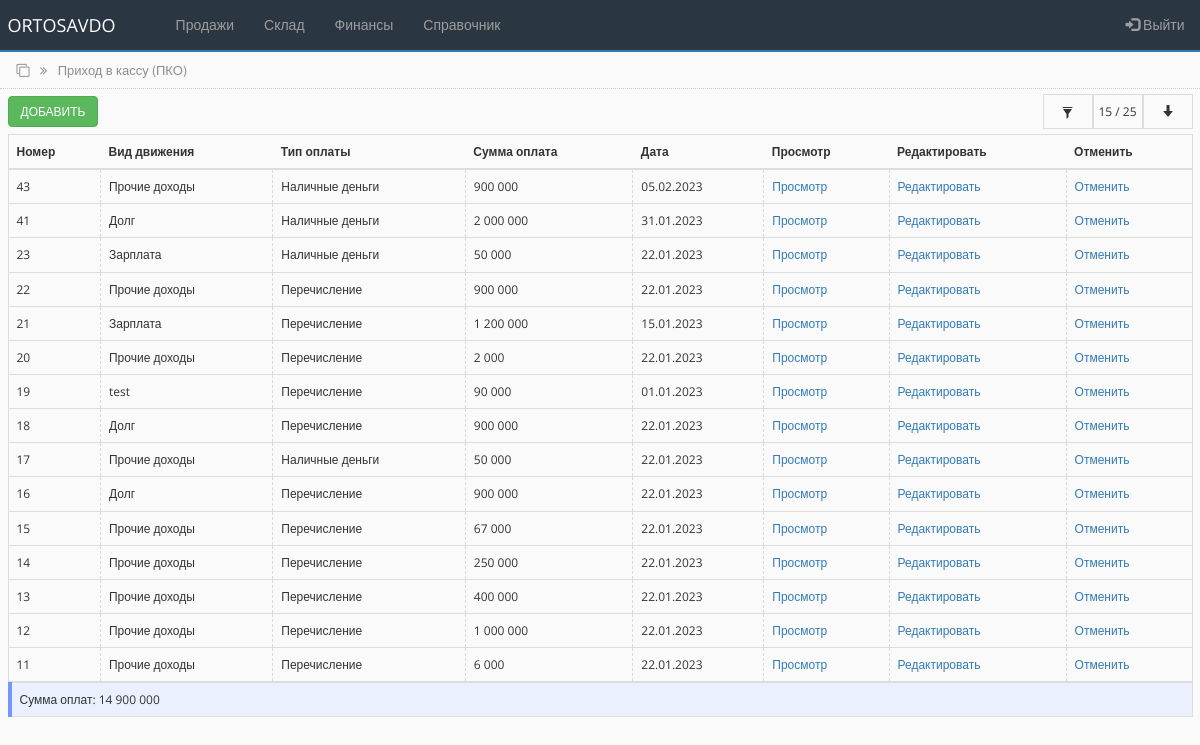
/cash_in.php (signed in), run on the app's committed database.
### tables this page shows
CREATE TABLE `cashbox` (
  `id` int(100) NOT NULL,
  `types_id` varchar(250) NOT NULL,
  `sum_in` int(100) NOT NULL DEFAULT '0',
  `sum_out` int(100) NOT NULL DEFAULT '0',
  `type_payment` varchar(250) NOT NULL,
  `comment` varchar(250) NOT NULL,
  `date_cash` date NOT NULL
);

CREATE TABLE `state_in` (
  `id` int(100) NOT NULL,
  `name` varchar(250) NOT NULL,
  `status_id` int(100) NOT NULL
);

### bot_lib.php (called while the page is built, shortened)
<?php
function get_status_in($connect, $id){
	$query = "SELECT * FROM state_in WHERE id='$id'";
	$result = mysqli_query($connect, $query);
	$state = mysqli_fetch_assoc($result);
	return $state;
}
?>

### cash_in.php (the view, shortened to what this page needs)
<?php
include('settings.php');
include('bot_lib.php');
$query = "SELECT * FROM cashbox WHERE sum_in!='0' ORDER BY id DESC";
$limit = 15;
if (isset($_POST['id_state']) AND isset($_POST['from_date']) AND isset($_POST['to_date'])) {
   $id_state = $_POST['id_state'];
   $fr_date = $_POST['from_date'];
   $to_date = $_POST['to_date'];
   $bg_sts = '#ebf0ff';
   $display_sts = 'none';
   $display_sts_filer_on = 'true';
    $query = "SELECT * FROM cashbox WHERE types_id = '$id_state' AND sum_in!='0' AND date_cash >= '$fr_date' AND date_cash <= '$to_date' ORDER BY id DESC";
    $all_debt_query = "SELECT sum(sum_in) as all_debt, count(id) as allcount FROM cashbox WHERE types_id = '$id_state' AND sum_in!='0' AND date_cash >= '$fr_date' AND date_cash <= '$to_date' ORDER BY id DESC";
}
else {
    $query = "SELECT * FROM cashbox WHERE sum_in!='0' ORDER BY id desc LIMIT 0,".$limit;
    $all_debt_query = "SELECT sum(sum_in) as all_debt, count(id) as allcount FROM cashbox WHERE sum_in!='0'";
}
$all_debt_result = mysqli_query ($connect, $all_debt_query);
$all_debt_fetch = mysqli_fetch_array($all_debt_result);
$all_debt = $all_debt_fetch['all_debt'];
$all_count = $all_debt_fetch['allcount'];
$rs_result = mysqli_query ($connect, $query);
?>
<!DOCTYPE html>
<html lang="ru">
<head>
    <link rel="stylesheet" href="https://maxcdn.bootstrapcdn.com/bootstrap/3.4.1/css/bootstrap.min.css">
    <link rel="stylesheet" href="https://cdnjs.cloudflare.com/ajax/libs/font-awesome/4.7.0/css/font-awesome.min.css">
    <link rel="stylesheet" href="css/bootstrap-grid.min.css">
    <link rel="stylesheet" href="https://cdnjs.cloudflare.com/ajax/libs/selectize.js/0.15.2/css/selectize.default.min.css" />
    <link rel="stylesheet" href="css/style.css">
</head>
<body>
<?php include 'partSite/nav.php'; ?>
<div class="page_name">
    <div class="container-fluid">
        <i class="fa fa-clone" aria-hidden="true"></i>
        <i class="fa fa-angle-double-right right_cus"></i>
        <span class="right_cus">Приход в кассу (ПКО)</span>
    </div>
</div>
<div class="toolbar">
        <div class="container-fluid">
            <div class="toolbar_wrapper">
                <div class="toolbar_wrapper">
                <div><a href="cash_in_add.php"> <button type="button" class="btn btn-success">Добавить</button> </a></div>
                <div class="filter-container">
                    <div style="background-color:<?php echo $bg_sts;?>" class="filter-container-item first" data-toggle="modal" data-target="#filter">
                     <span class="glyphicon glyphicon-filter"></span>
                    </div>
                    <div style="display:<?php echo $display_sts;?>" class="filter-container-item">
                        <span><span id="row_c"><?php echo $limit; ?></span> / <?php echo $all_count; ?></span>
                    </div>
                    <div style="display:<?php echo $display_sts;?>" class="filter-container-item">
                        <div class="loadmore">
                            <button class="btn btn-outline-info" type="button" id="loadBtn" value="+10"><span class="glyphicon glyphicon-arrow-down"></span></button>
                        </div>
                    </div>
                </div>
            </div>
        </div>
</div>
<div class="all_table" style="margin-top:5px;">
    <div class="container-fluid">
        <table class="table table-hover">
        <thead>
            <tr>
            <th scope="col">Номер</th>
            <th scope="col">Вид движения</th>
            <th scope="col">Тип оплаты</th>
            <th scope="col">Сумма оплата</th>
            <th scope="col">Дата</th>
            <th scope="col">Просмотр</th>
            <th scope="col">Редактировать</th>
            <th scope="col">Отменить</th>
            </tr>
        </thead>
        <tbody class="postList">
        <?php
            while ($row = mysqli_fetch_array($rs_result)) {
        ?>
            <tr>
            <td><?php echo $row["id"]; ?></td>
            <td><?php $name  = get_status_in($connect, $row["types_id"]); echo $name["name"]; ?></td>
            <td><?php echo $row['type_payment']; ?></td>
            <td><?php echo number_format($row['sum_in'], 0, ',', ' '); ?></td>
            <td><?php echo $date = date("d.m.Y", strtotime($row["date_cash"])); ?></td>
            <td><a href="#">Просмотр</a></td>
            <td><a href="#">Редактировать</a></td>
            <td><a href="#">Отменить</a></td>
            </tr>
        <?php
            };
        ?>
        </tbody>
        </table>
        <table class="table table-hover" style="background-color:#ebf0ff; border-left: 4px solid #7396ff;">
            <tr>
                <td style="text-align:left;">Сумма оплат: <?php echo number_format($all_debt, 0, ',', ' '); ?></td>
            </tr>
        </table>
    </div>
</div>
</body>
</html>

### css/style.css (style rules this page uses)
* { box-sizing:border-box;margin:0;padding:0;transition:all 0.01s }
body { background-color:#FAFAFB;font-family:"Open Sans",sans-serif;font-size:12px }
.page_name { width:100%;height:37px;padding:9px;margin-top:-20px;border-bottom:1px dotted #CDCDCD;color:#8d8d8d;font-size:13px }
.right_cus { margin-left:7px }
.toolbar { width:100%;height:46px;margin:0;padding:5px 0 }
.toolbar .btn { text-transform:uppercase;font-size:12px }
.table { border-collapse:collapse;border:1px solid #dddddd;margin-bottom:0px;padding-top:10px }
table>tbody>tr>td { vertical-align:middle;border-left:0.00001px dashed #d9d9d9;height:80% }
.toolbar_wrapper { width:100%;display:flex;justify-content:space-between;align-items:center }
.filter-container { min-height:35px;display:grid;grid-template-columns:auto auto auto;align-items:center;justify-content:end;background-color:#fafafb }
.filter-container .first { cursor:pointer }
.filter-container-item { display:flex;align-items:center;justify-content:center;min-width:50px;height:100%;padding:0 3px;border:1px solid #dddddd }
.filter-container-item button { width:100%;background-color:#fafafb;outline:none !important }

### data on the page
cashbox: id "43", state_in.name "Прочие доходы", type_payment "Наличные деньги", sum_in "900 000", date_cash "05.02.2023"
cashbox: id "41", state_in.name "Долг", type_payment "Наличные деньги", sum_in "2 000 000", date_cash "31.01.2023"
cashbox: id "23", state_in.name "Зарплата", type_payment "Наличные деньги", sum_in "50 000", date_cash "22.01.2023"
cashbox: id "22", state_in.name "Прочие доходы", type_payment "Перечисление", sum_in "900 000", date_cash "22.01.2023"
cashbox: id "21", state_in.name "Зарплата", type_payment "Перечисление", sum_in "1 200 000", date_cash "15.01.2023"
cashbox: id "20", state_in.name "Прочие доходы", type_payment "Перечисление", sum_in "2 000", date_cash "22.01.2023"
cashbox: id "19", state_in.name "test", type_payment "Перечисление", sum_in "90 000", date_cash "01.01.2023"
cashbox: id "18", state_in.name "Долг", type_payment "Перечисление", sum_in "900 000", date_cash "22.01.2023"
cashbox: id "17", state_in.name "Прочие доходы", type_payment "Наличные деньги", sum_in "50 000", date_cash "22.01.2023"
cashbox: id "16", state_in.name "Долг", type_payment "Перечисление", sum_in "900 000", date_cash "22.01.2023"
cashbox: id "15", state_in.name "Прочие доходы", type_payment "Перечисление", sum_in "67 000", date_cash "22.01.2023"
cashbox: id "14", state_in.name "Прочие доходы", type_payment "Перечисление", sum_in "250 000", date_cash "22.01.2023"
cashbox: id "13", state_in.name "Прочие доходы", type_payment "Перечисление", sum_in "400 000", date_cash "22.01.2023"
cashbox: id "12", state_in.name "Прочие доходы", type_payment "Перечисление", sum_in "1 000 000", date_cash "22.01.2023"
cashbox: id "11", state_in.name "Прочие доходы", type_payment "Перечисление", sum_in "6 000", date_cash "22.01.2023"

### other printed values
$limit "15"
$all_count "25"
$all_debt "14 900 000"
